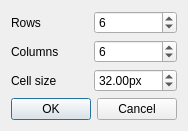
<?xml version="1.0" encoding="UTF-8"?>
<ui version="4.0">
 <class>Dialog</class>
 <widget class="QDialog" name="Dialog">
  <property name="geometry">
   <rect>
    <x>0</x>
    <y>0</y>
    <width>184</width>
    <height>131</height>
   </rect>
  </property>
  <property name="windowTitle">
   <string>Insert Lattice</string>
  </property>
  <layout class="QGridLayout" name="gridLayout">
   <item row="0" column="0">
    <widget class="QLabel" name="label">
     <property name="text">
      <string>Rows</string>
     </property>
    </widget>
   </item>
   <item row="0" column="1">
    <widget class="QSpinBox" name="rows">
     <property name="minimum">
      <number>1</number>
     </property>
     <property name="maximum">
      <number>128</number>
     </property>
     <property name="value">
      <number>6</number>
     </property>
    </widget>
   </item>
   <item row="1" column="0">
    <widget class="QLabel" name="label_2">
     <property name="text">
      <string>Columns</string>
     </property>
    </widget>
   </item>
   <item row="1" column="1">
    <widget class="QSpinBox" name="columns">
     <property name="minimum">
      <number>1</number>
     </property>
     <property name="maximum">
      <number>128</number>
     </property>
     <property name="value">
      <number>6</number>
     </property>
    </widget>
   </item>
   <item row="2" column="0">
    <widget class="QLabel" name="label_3">
     <property name="text">
      <string>Cell size</string>
     </property>
    </widget>
   </item>
   <item row="2" column="1">
    <widget class="QDoubleSpinBox" name="size">
     <property name="suffix">
      <string>px</string>
     </property>
     <property name="maximum">
      <double>1024.000000000000000</double>
     </property>
     <property name="value">
      <double>32.000000000000000</double>
     </property>
    </widget>
   </item>
   <item row="3" column="0" colspan="2">
    <widget class="QDialogButtonBox" name="buttonBox">
     <property name="orientation">
      <enum>Qt::Horizontal</enum>
     </property>
     <property name="standardButtons">
      <set>QDialogButtonBox::Cancel|QDialogButtonBox::Ok</set>
     </property>
    </widget>
   </item>
  </layout>
 </widget>
 <resources/>
 <connections>
  <connection>
   <sender>buttonBox</sender>
   <signal>accepted()</signal>
   <receiver>Dialog</receiver>
   <slot>accept()</slot>
   <hints>
    <hint type="sourcelabel">
     <x>248</x>
     <y>254</y>
    </hint>
    <hint type="destinationlabel">
     <x>157</x>
     <y>274</y>
    </hint>
   </hints>
  </connection>
  <connection>
   <sender>buttonBox</sender>
   <signal>rejected()</signal>
   <receiver>Dialog</receiver>
   <slot>reject()</slot>
   <hints>
    <hint type="sourcelabel">
     <x>316</x>
     <y>260</y>
    </hint>
    <hint type="destinationlabel">
     <x>286</x>
     <y>274</y>
    </hint>
   </hints>
  </connection>
 </connections>
</ui>
